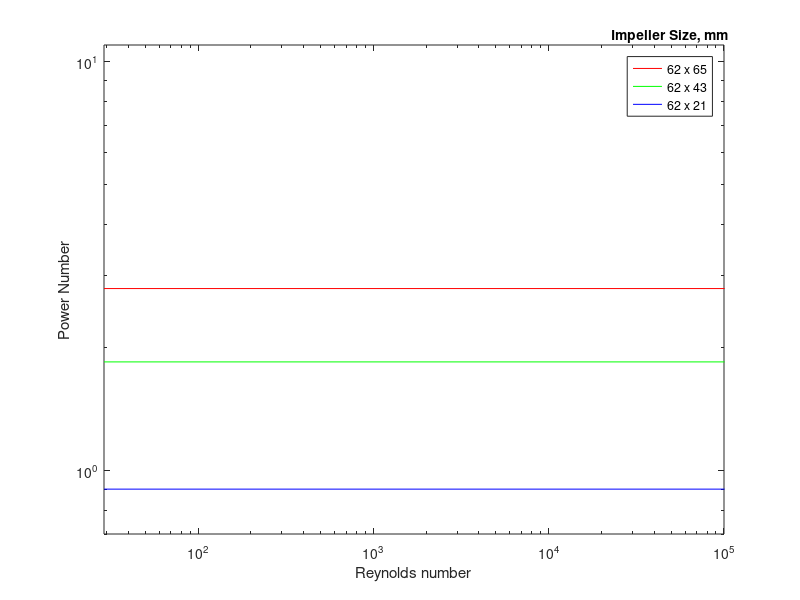
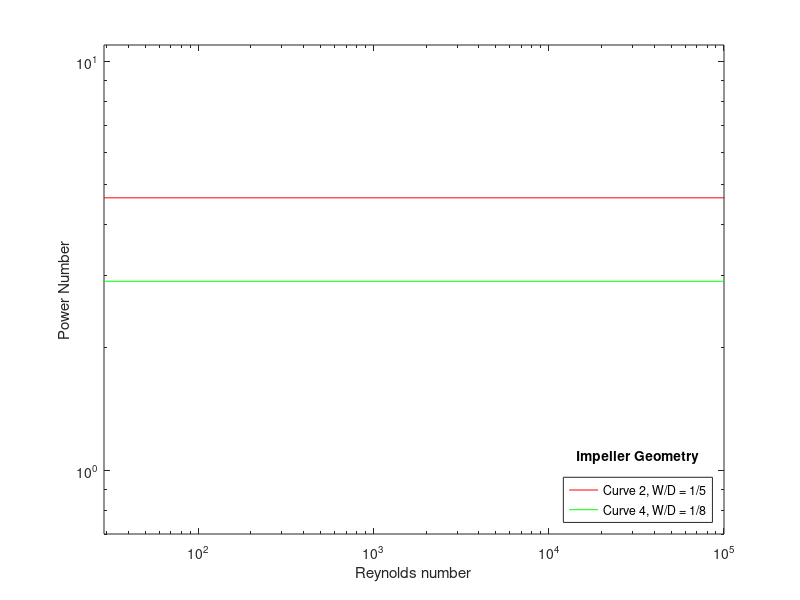
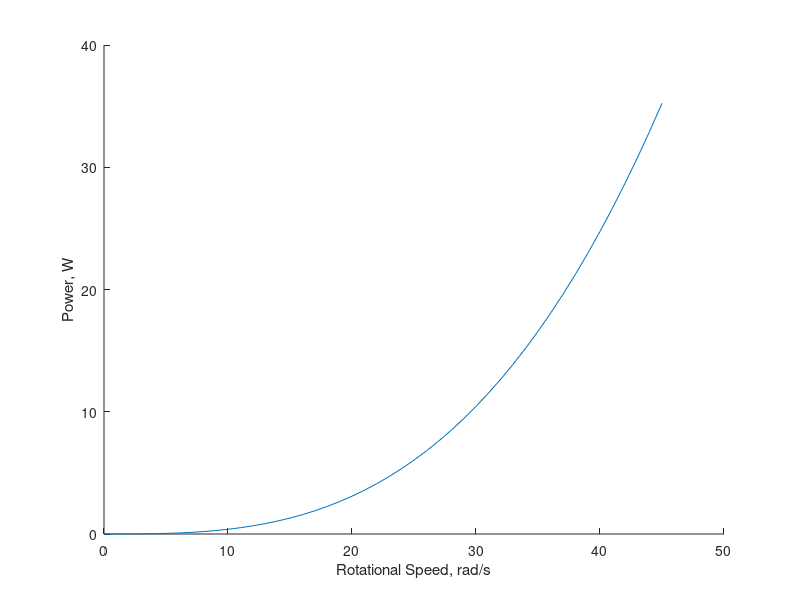
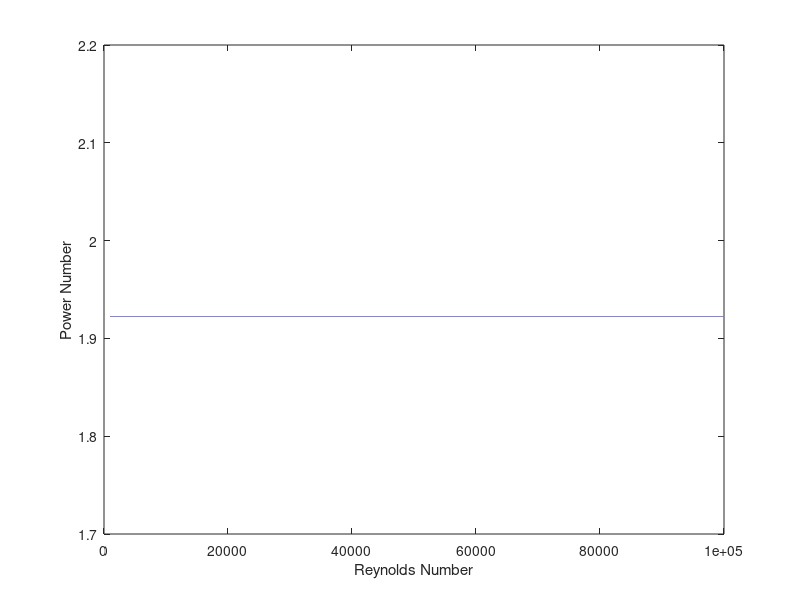

Write MATLAB code to recreate these figures, in order.
function fluidmixing
close all

%constants
alpha = 2; %# of blades
Cd = 2; %from drag coeffs doc
rho = 864; %kg/m^3
mu = 0.0952; %kg/m*s

%blade dimensions
h1 = 0.065; %m
h2 = 0.043; %m
h3 = 0.021; %m
w = 0.062; %m
r1 = 0.055/2; %m
r2 = r1 + w; %m
D = 2*r2;

N = linspace(0.1, 10^5); %rev/sec
Re = reynolds(D, N, rho, mu);

Po1 = powernum(alpha, Cd, h1, r2, r1);
Povec1 = Po1*ones(size(Re));

Po2 = powernum(alpha, Cd, h2, r2, r1);
Povec2 = Po2*ones(size(Re));

Po3 = powernum(alpha, Cd, h3, r2, r1);
Povec3 = Po3*ones(size(Re));

%the plotting
figure
loglog(Re, Povec1, 'r')
hold on
loglog(Re, Povec2, 'g')
loglog(Re, Povec3, 'b')
xlabel('Reynolds number')
ylabel('Power Number')
axis([0 100000 0.7 11])
h = legend('62 x 65','62 x 43','62 x 21','Location','NorthEast');
v = get(h,'title');
set(v,'string','Impeller Size, mm');

%Print stuff
disp('             Power Number');
fprintf('62 x 65 mm: \t%.2f\n', Po1)
fprintf('62 x 43 mm: \t%.2f\n', Po2)
fprintf('62 x 21 mm: \t%.2f\n', Po3)

%for literature curves
alpha_lit = 6;
h = 1;
r1 = 0;
D_lit1 = 5*h;
r2_lit1 = D_lit1/2;
D_lit2 = 8*h;
r2_lit2 = D_lit2/2;

%curve 2, W/D = 1/5
Re_lit1 = reynolds(D_lit1, N, rho, mu);
Po_lit1 = powernum(alpha_lit, Cd, h, r2_lit1, r1);
Povec_lit1 = Po_lit1*ones(size(Re_lit1));

%curve 4, W/D = 1/8
Re_lit2 = reynolds(D_lit2, N, rho, mu);
Po_lit2 = powernum(alpha_lit, Cd, h, r2_lit2, r1);
Povec_lit2 = Po_lit2*ones(size(Re_lit2));

%the plotting
figure
loglog(Re, Povec_lit1, 'r')
hold on
loglog(Re, Povec_lit2, 'g')
xlabel('Reynolds number')
ylabel('Power Number')
axis([0 100000 0.7 11])
h = legend('Curve 2, W/D = 1/5', 'Curve 4, W/D = 1/8','Location','SouthEast');
v = get(h,'title');
set(v,'string','Impeller Geometry');

fprintf('Curve 2: \t%.2f\n', Po_lit1)
fprintf('Curve 3: \t%.2f\n', Po_lit2)

% For the 8 bladed impeller
alpha_8 = 8;
r1_8 = .051;
r2_8 = .071;
h_8 = .012;

omega_8 = 0:45;
N_8 = omega_8 ./ (2 * pi);
D_8 = 2 * r2_8;

Po_8 = powernum(alpha_8, Cd, h_8, r2_8, r1_8);
Power_8 = Po_8 .* rho .* N_8.^3 .* D_8.^5;

Re_8 = reynolds(D_8, N_8, rho, mu);

% Plotting
figure()
hold on
plot(omega_8,Power_8)
xlabel('Rotational Speed, rad/s')
ylabel('Power, W')

figure()
Re_Vec = 1e3:1e5;
Po_Vec = ones(1,numel(Re_Vec)).*(Po_8);
plot(Re_Vec, Po_Vec)
xlabel('Reynolds Number')
ylabel('Power Number')

end

function [Re] = reynolds(D, N, rho, mu)

Re = (D.^2).*N.*rho./mu;
end

function Po = powernum(alpha, Cd, h, r2, r1)

numer = alpha*Cd*h*((r2^4)-(r1^4))*(pi^3);
denom = (2*r2)^5;
Po = numer./denom;
end
